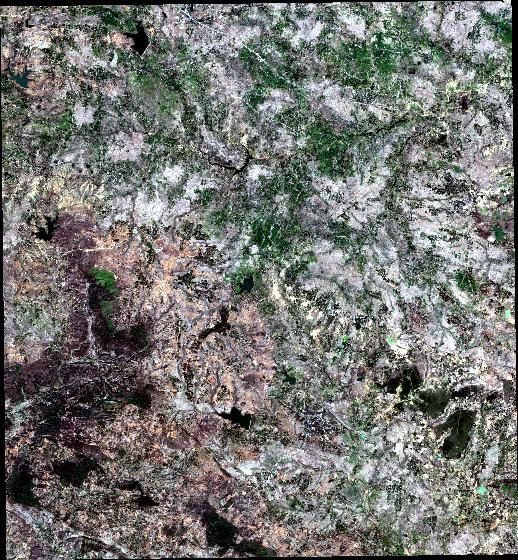
#> input picture data/02_comparison_based_on_events/event_2/compare_imgs/MON_Hasdeo_North_2022_01_slowdown.jpg, 518 x 560 px, found by its file name
$ jupyter execute --allow-errors 01_ground_truth_verification.ipynb
#> lines starting #> are read from the running program, lines starting #| are printed output that depends on the picture
[cell 1]
# =============================================================================
#  HASDEO — 4 INDEX DUAL VERIFICATION
#  JPEG (local) + GEE (online)  →  NDVI, BSI, EVI, NBR only
# =============================================================================

import subprocess, sys
subprocess.check_call([sys.executable, '-m', 'pip', 'install', '-q',
                       'earthengine-api', 'matplotlib', 'numpy', 'pandas', 'Pillow'])
#> (this line was passed over: subprocess is not available in this run)

import numpy as np
import pandas as pd
import matplotlib.pyplot as plt
from PIL import Image
from pathlib import Path
import ee, warnings
warnings.filterwarnings('ignore')

print("✅ Ready")

[cell 2]
# ██████████████████████████████████████████████████████████████████████████████
# CELL 2 — SETTINGS  ← only edit this cell
# ██████████████████████████████████████████████████████████████████████████████

GEE_PROJECT = 'ndvi-trend-481019'

# ── Your jpg folder (full path) ───────────────────────────────────────────────
JPG_FOLDER = Path(r'C:\Users\vijay\Desktop\Urban_Tree_Monitoring\data_event2')

# ── Map each label to its filename inside JPG_FOLDER ─────────────────────────
LOCAL_IMAGES = {
    'Jan 2022' : JPG_FOLDER / 'MON_Hasdeo_North_2022_01_slowdown.jpg',
    'Feb 2022' : JPG_FOLDER / 'MON_Hasdeo_North_2022_02_slowdown.jpg',
    'Mar 2022' : JPG_FOLDER / 'MON_Hasdeo_North_2022_03_slowdown.jpg',
    'Apr 2022' : JPG_FOLDER / 'MON_Hasdeo_North_2022_04_slowdown.jpg',
    'May 2022' : JPG_FOLDER / 'MON_Hasdeo_North_2022_05_slowdown.jpg',
}

# ── Same periods for GEE ──────────────────────────────────────────────────────
GEE_PERIODS = {
    'Jan 2022' : ('2022-01-01', '2022-01-31'),
    'Feb 2022' : ('2022-02-01', '2022-02-28'),
    'Mar 2022' : ('2022-03-01', '2022-03-31'),
    'Apr 2022' : ('2022-04-01', '2022-04-30'),
    'May 2022' : ('2022-05-01', '2022-05-31'),
}

ROI = [82.58, 22.40, 83.20, 22.90]
OUT = Path(r'C:\Users\vijay\Desktop\Urban_Tree_Monitoring\output')
OUT.mkdir(exist_ok=True)

LABELS = list(LOCAL_IMAGES.keys())
COLORS = ['#f4a261','#e76f51','#c1121f','#780000','#3a5a40']
print(f"✅ Periods: {LABELS}")

# quick check — show which files exist and which don't
print("\nFile check:")
for label, path in LOCAL_IMAGES.items():
    status = "✅ found" if path.exists() else "✗ NOT FOUND"
    print(f"  {status}  [{label}]  {path.name}")

[cell 3]
# ██████████████████████████████████████████████████████████████████████████████
# CELL 3 — JPEG ANALYSIS
#
#  Since JPEGs have no infrared, we approximate each index using RGB:
#
#  NDVI_approx = (G − R) / (G + R)          ← NGRDI, closest RGB proxy to NDVI
#  BSI_approx  = (R − G) / (R + G)          ← inverse of NGRDI; rises with bare soil
#  EVI_approx  = (G − R) / (G + R − B)      ← VARI, best RGB vegetation proxy
#  NBR_approx  = (2G − R − B) / (2G+R+B)   ← GLI, sensitive to greenness loss
#
#  These are NOT the same as real NDVI/BSI etc. (no infrared available in JPEG)
#  but they track the same direction — so the patterns are comparable.
# ██████████████████████████████████████████████████████████████████████████████

def analyse_jpeg(path):
    img = Image.open(path).convert('RGB')
#> img is the input picture: PIL image 518x560 RGB; mean R, G, B 116.6, 117.5, 113.8
    arr = np.array(img, dtype=np.float32) / 255.0
    R, G, B = arr[:,:,0], arr[:,:,1], arr[:,:,2]
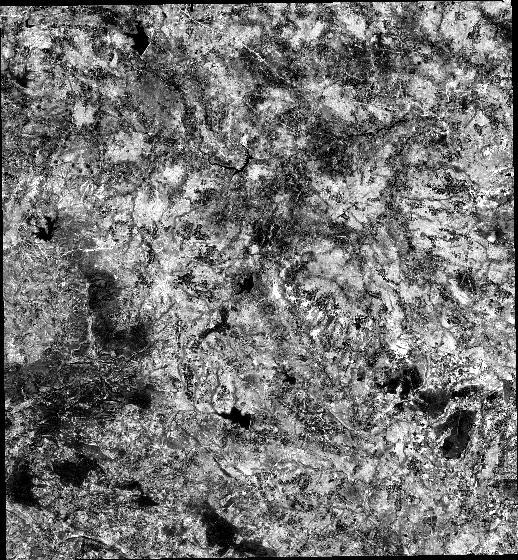
#> R: shape (560, 518) float32; min 0, max 1, mean 0.457
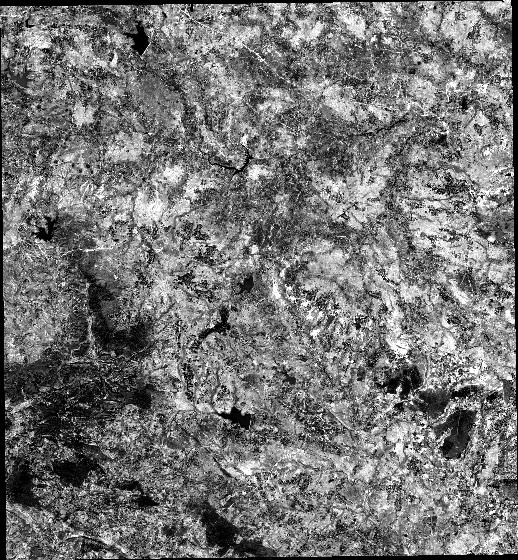
#> G: shape (560, 518) float32; min 0, max 1, mean 0.461
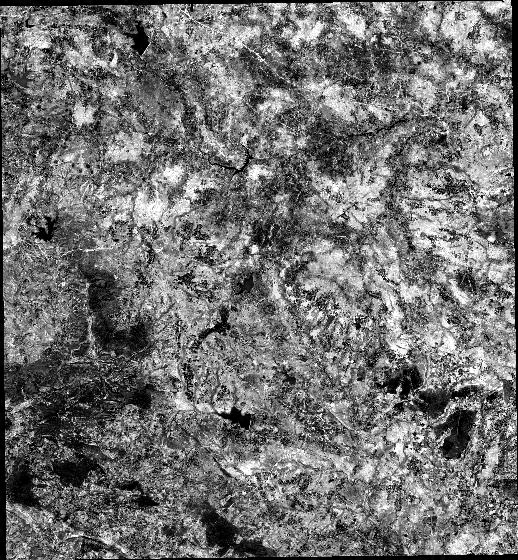
#> B: shape (560, 518) float32; min 0, max 1, mean 0.446
    eps = 1e-8

    NDVI = np.clip((G - R) / (G + R + eps), -1, 1)          # NGRDI proxy
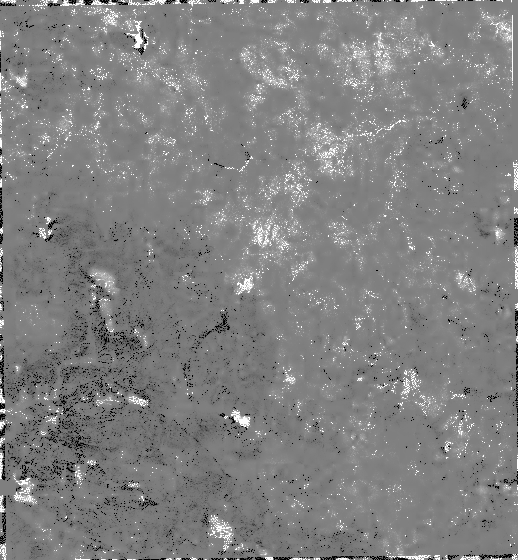
#> NDVI: shape (560, 518) float32; min -1, max 1, mean 0.0135; drawn with min black and max white
    BSI  = np.clip((R - G) / (R + G + eps), -1, 1)          # bare soil proxy
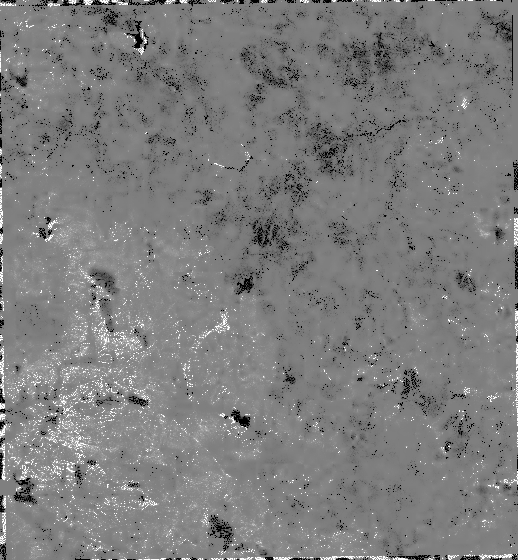
#> BSI: shape (560, 518) float32; min -1, max 1, mean -0.0135; drawn with min black and max white
    EVI  = np.clip((G - R) / (G + R - B + eps), -1, 1)      # VARI proxy
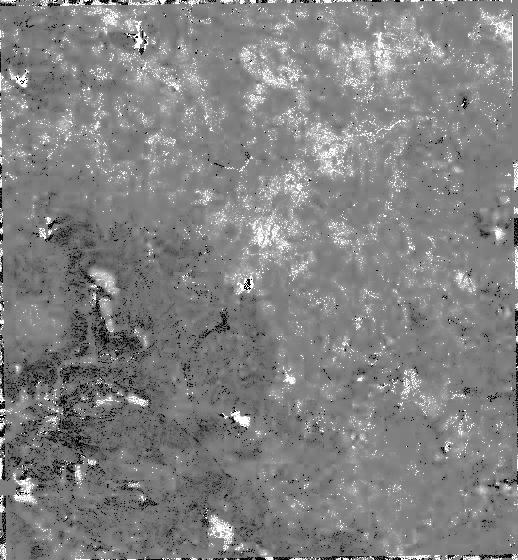
#> EVI: shape (560, 518) float32; min -1, max 1, mean 0.0205; drawn with min black and max white
    NBR  = (2*G - R - B) / (2*G + R + B + eps)              # GLI proxy

    return {
        'NDVI': round(float(np.nanmean(NDVI)), 4),
        'BSI' : round(float(np.nanmean(BSI)),  4),
        'EVI' : round(float(np.nanmean(EVI)),  4),
        'NBR' : round(float(np.nanmean(NBR)),  4),
    }

print("\n── JPEG ANALYSIS ────────────────────────────────────────────────────────")
jpeg_data = {}
for label, path in LOCAL_IMAGES.items():
    if not path.exists():
        print(f"  ✗ [{label}] NOT FOUND — fix path in CELL 2")
        continue
    r = analyse_jpeg(path)
#> r = {'NDVI': 0.0135, 'BSI': -0.0135, 'EVI': 0.0205, 'NBR': 0.017}
    jpeg_data[label] = r
    print(f"  [{label}]  NDVI={r['NDVI']:+.4f}  BSI={r['BSI']:+.4f}  "
          f"EVI={r['EVI']:+.4f}  NBR={r['NBR']:+.4f}")
#|   [Jan 2022]  NDVI=+0.0135  BSI=-0.0135  EVI=+0.0205  NBR=+0.0170
#> pass 2 of the loop `for label, path in LOCAL_IMAGES.items():`:
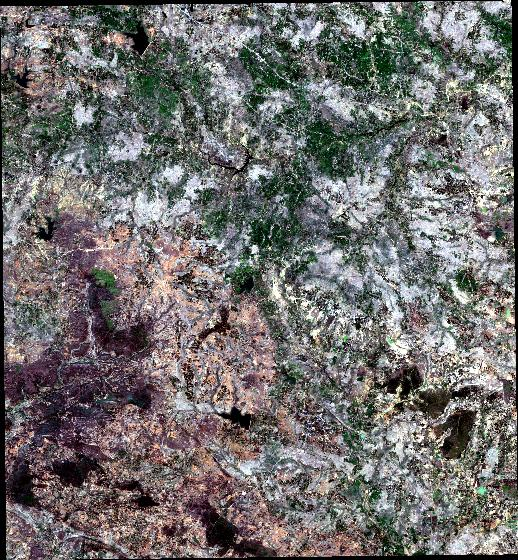
#> input picture data/02_comparison_based_on_events/event_2/compare_imgs/MON_Hasdeo_North_2022_02_slowdown.jpg, 518 x 560 px, found by its file name
#> in analyse_jpeg, img is the input picture: PIL image 518x560 RGB; mean R, G, B 112.6, 110.4, 109.6
#> in analyse_jpeg (call 2), `BSI  = np.clip((R - G) / (R + G + eps), -1, 1)`:
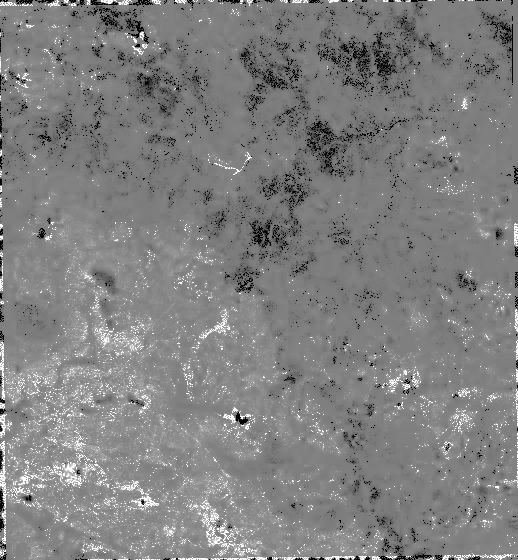
#> BSI: shape (560, 518) float32; min -1, max 1, mean 0.0108; drawn with min black and max white
#> in analyse_jpeg (call 2), `EVI  = np.clip((G - R) / (G + R - B + eps), -1, 1)`:
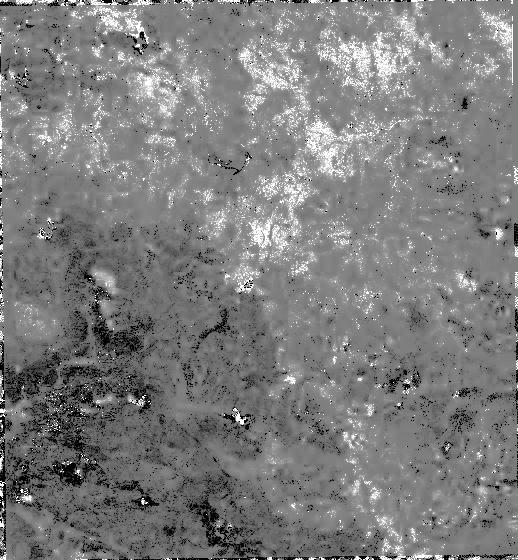
#> EVI: shape (560, 518) float32; min -1, max 1, mean -0.0161; drawn with min black and max white
#> r = {'NDVI': -0.0108, 'BSI': 0.0108, 'EVI': -0.0161, 'NBR': -0.01}
#|   [Feb 2022]  NDVI=-0.0108  BSI=+0.0108  EVI=-0.0161  NBR=-0.0100
#> pass 3 of the loop `for label, path in LOCAL_IMAGES.items():`:
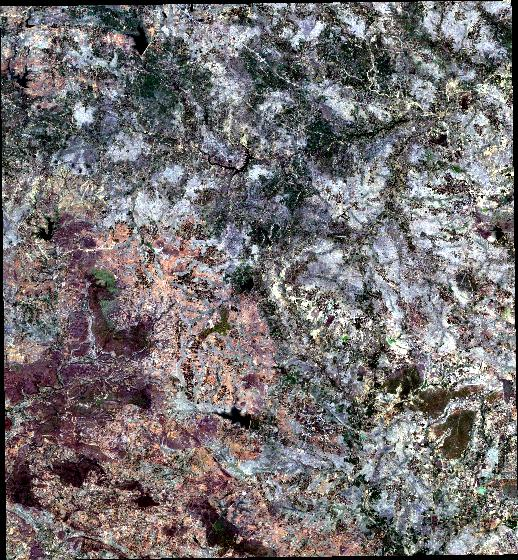
#> input picture data/02_comparison_based_on_events/event_2/compare_imgs/MON_Hasdeo_North_2022_03_slowdown.jpg, 518 x 560 px, found by its file name
#> in analyse_jpeg, img is the input picture: PIL image 518x560 RGB; mean R, G, B 117.6, 112.7, 114
#> in analyse_jpeg (call 3), `BSI  = np.clip((R - G) / (R + G + eps), -1, 1)`:
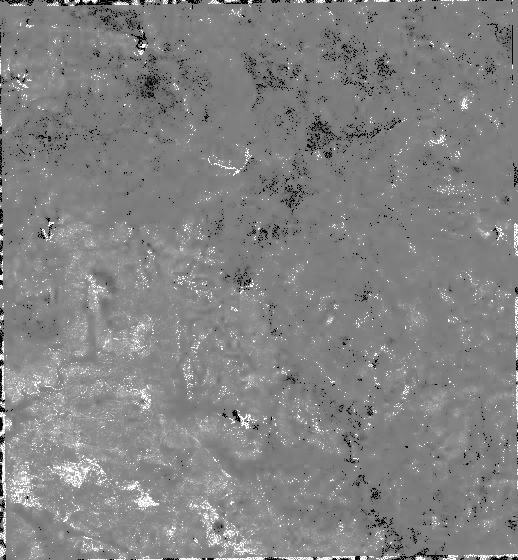
#> BSI: shape (560, 518) float32; min -1, max 1, mean 0.0297; drawn with min black and max white
#> in analyse_jpeg (call 3), `NBR  = (2*G - R - B) / (2*G + R + B + eps)`:
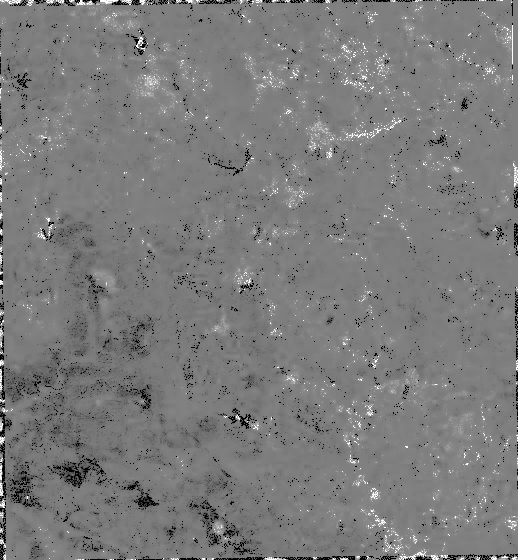
#> NBR: shape (560, 518) float32; min -1, max 1, mean -0.0295; drawn with min black and max white
#> r = {'NDVI': -0.0297, 'BSI': 0.0297, 'EVI': -0.0479, 'NBR': -0.0295}
#|   [Mar 2022]  NDVI=-0.0297  BSI=+0.0297  EVI=-0.0479  NBR=-0.0295
#> the loop made 5 passes; the first 3 are shown

df_jpeg = pd.DataFrame(jpeg_data).T
#> df_jpeg = table of 5 rows and 4 columns
df_jpeg.index.name = 'period'
df_jpeg.to_csv(OUT / 'jpeg_values.csv')
print(f"\n✅ Saved: jpeg_values.csv")

[cell 4]
# ██████████████████████████████████████████████████████████████████████████████
# CELL 4 — GEE INIT
# ██████████████████████████████████████████████████████████████████████████████

try:
    ee.Initialize(project=GEE_PROJECT)
#> (this line was passed over: ee is not available in this run)
    print("\n✅ Earth Engine ready")
except Exception:
    ee.Authenticate()
    ee.Initialize(project=GEE_PROJECT)
    print("\n✅ EE authenticated")

#> (the rest of this cell did not finish here and is left out)

[cell 5]
# ██████████████████████████████████████████████████████████████████████████████
# CELL 5 — GEE ANALYSIS (real spectral indices, no download)
# ██████████████████████████████████████████████████████████████████████████████

def mask_clouds(img):
    qa  = img.select('QA60')
    scl = img.select('SCL')
    m   = (qa.bitwiseAnd(1<<10).eq(0)
             .And(qa.bitwiseAnd(1<<11).eq(0))
             .And(scl.neq(3)).And(scl.neq(8))
             .And(scl.neq(9)).And(scl.neq(10)).And(scl.neq(11)))
    return img.updateMask(m)


def gee_indices(start, end):
    col = (ee.ImageCollection('COPERNICUS/S2_SR_HARMONIZED')
             .filterBounds(roi)
             .filterDate(start, end)
             .filter(ee.Filter.lt('CLOUDY_PIXEL_PERCENTAGE', 25))
             .select(['B2','B3','B4','B8','B11','B12','SCL','QA60'])
             .map(mask_clouds))

    n = col.size().getInfo()
    if n == 0:
        return None

    img = col.median().clip(roi)
    eps = 1e-6

    ndvi = img.normalizedDifference(['B8','B4']).rename('NDVI')
    bsi  = img.expression(
        '((B11+B4)-(B8+B2)) / ((B11+B4)+(B8+B2)+eps)',
        {'B11':img.select('B11'),'B4':img.select('B4'),
         'B8':img.select('B8'),'B2':img.select('B2'),'eps':eps}
    ).rename('BSI')
    evi  = img.expression(
        '2.5*((B8-B4)/(B8+6*B4-7.5*B2+1))',
        {'B8':img.select('B8'),'B4':img.select('B4'),'B2':img.select('B2')}
    ).rename('EVI')
    nbr  = img.normalizedDifference(['B8','B12']).rename('NBR')

    means = (ndvi.addBands([bsi, evi, nbr])
                 .reduceRegion(ee.Reducer.mean(), roi, 30,
                               maxPixels=1e10, bestEffort=True)
                 .getInfo())
    return {
        'NDVI': round(means.get('NDVI', np.nan), 4),
        'BSI' : round(means.get('BSI',  np.nan), 4),
        'EVI' : round(means.get('EVI',  np.nan), 4),
        'NBR' : round(means.get('NBR',  np.nan), 4),
    }

print("\n── GEE ANALYSIS ─────────────────────────────────────────────────────────")
gee_data = {}
#> (the rest of this cell did not finish here and is left out)

[cell 6]
# ██████████████████████████████████████████████████████████████████████████████
# CELL 6 — GRAPHS + VALUE TABLE
#
#  One figure — 4 panels (one per index)
#  Each panel has TWO bars per month:
#    Dark bar   = GEE (real Sentinel-2 spectral index)
#    Light bar  = JPEG (RGB approximation)
#  Same scale, directly comparable.
# ██████████████████████████████████████████████████████████████████████████████

common = [l for l in LABELS if l in jpeg_data and l in gee_data]
#> common = []
x      = np.arange(len(common))
#> x = empty array
bw     = 0.35
clrs   = COLORS[:len(common)]
#> clrs = []

INDICES = ['NDVI', 'BSI', 'EVI', 'NBR']
TITLES  = {
    'NDVI': 'NDVI — Vegetation Density\nHigher = more forest | Drops when cleared',
    'BSI' : 'BSI — Bare Soil Index\nHigher = more exposed soil after clearing',
    'EVI' : 'EVI — Enhanced Vegetation Index\nDrops with canopy loss',
    'NBR' : 'NBR — Disturbance Ratio\nDrops after logging / clearing',
}

fig, axes = plt.subplots(2, 2, figsize=(14, 9))
fig.suptitle(
    'Hasdeo Forest — NDVI, BSI, EVI, NBR\n'
    'Dark bar = GEE Sentinel-2 (real infrared)  |  '
    'Light bar = Local JPEG (RGB approximation)\n'
    'Jan–May 2022',
    fontsize=13, fontweight='bold'
)

for ax, idx in zip(axes.flat, INDICES):
    gee_vals  = [gee_data[l][idx]  for l in common]
    jpeg_vals = [jpeg_data[l][idx] for l in common]

    # GEE bars — solid, dark edge
    b1 = ax.bar(x - bw/2, gee_vals, bw,
                color=clrs, alpha=0.95,
                edgecolor='black', linewidth=1.2,
                label='GEE (Sentinel-2)')

    # JPEG bars — hatched, lighter
    b2 = ax.bar(x + bw/2, jpeg_vals, bw,
                color=clrs, alpha=0.45,
                edgecolor='black', linewidth=1.2,
                hatch='////', label='JPEG (RGB proxy)')

    # Value labels
    for bar, v in zip(b1, gee_vals):
        ax.text(bar.get_x() + bar.get_width()/2,
                bar.get_height() + 0.003,
                f'{v:.3f}', ha='center', va='bottom',
                fontsize=8, fontweight='bold', color='black')

    for bar, v in zip(b2, jpeg_vals):
        ax.text(bar.get_x() + bar.get_width()/2,
                bar.get_height() + 0.003,
                f'{v:.3f}', ha='center', va='bottom',
                fontsize=8, color='#333333')

    ax.set_xticks(x)
    ax.set_xticklabels(common, fontsize=9)
    ax.set_title(TITLES[idx], fontsize=9, pad=6)
    ax.set_ylabel('Index value', fontsize=9)
    ax.axhline(0, color='black', linewidth=0.6, linestyle='--')
    ax.grid(True, alpha=0.2, axis='y')
    ax.legend(fontsize=8)

plt.tight_layout()
fig.savefig(OUT / 'hasdeo_4index_comparison.png', dpi=150, bbox_inches='tight')
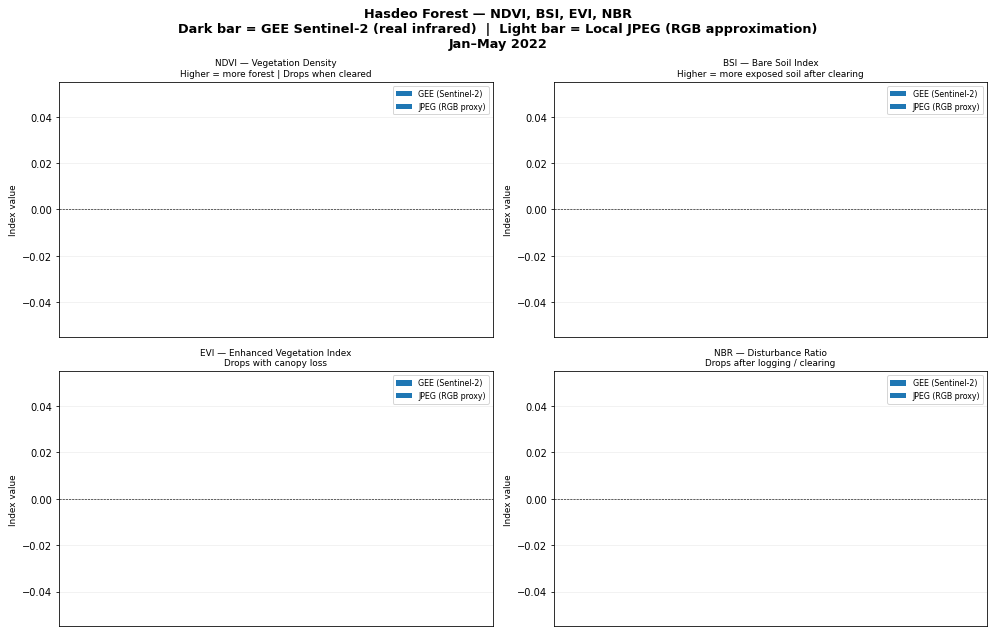
#> figure drawn by matplotlib, 4 panels
plt.show()
print("✅ Saved: hasdeo_4index_comparison.png")

[cell 7]
# ██████████████████████████████████████████████████████████████████████████████
# CELL 7 — PRINTED VALUE TABLE + VERDICT
# ██████████████████████████████████████████████████████████████████████████████

print("\n" + "=" * 70)
print("  VALUE TABLE")
print("=" * 70)
print(f"\n  {'Period':<12}  {'NDVI':>10}  {'BSI':>10}  {'EVI':>10}  {'NBR':>10}")
print(f"  {'─'*12}  {'─'*10}  {'─'*10}  {'─'*10}  {'─'*10}")

for source, data in [('GEE', gee_data), ('JPEG', jpeg_data)]:
    print(f"\n  [{source}]")
    for l in LABELS:
        if l not in data:
            continue
        d = data[l]
        print(f"  {l:<12}  {d['NDVI']:>10.4f}  {d['BSI']:>10.4f}  "
              f"{d['EVI']:>10.4f}  {d['NBR']:>10.4f}")
#> this loop made 2 passes
#> source on passes 1 to 2: 'GEE', 'JPEG'
#|   [GEE]
#|   [JPEG]
#|   Jan 2022          0.0135     -0.0135      0.0205      0.0170
#|   Feb 2022         -0.0108      0.0108     -0.0161     -0.0100
#|   Mar 2022         -0.0297      0.0297     -0.0479     -0.0295
#|   Apr 2022         -0.0904      0.0904     -0.1397     -0.0639
#|   May 2022         -0.0971      0.0971     -0.1574     -0.0846

# Save combined
rows = []
for l in LABELS:
    row = {'Period': l}
    for idx in INDICES:
        row[f'GEE_{idx}']  = gee_data.get(l,  {}).get(idx, '')
        row[f'JPEG_{idx}'] = jpeg_data.get(l, {}).get(idx, '')
    rows.append(row)
#> after the loop, rows = 5 items
pd.DataFrame(rows).to_csv(OUT / 'combined_values.csv', index=False)
print(f"\n✅ Saved: combined_values.csv")

# Verdict
print("\n" + "=" * 70)
print("  VERDICT")
print("=" * 70)

gee_ndvi_vals  = [gee_data[l]['NDVI']  for l in common]
#> gee_ndvi_vals = []
gee_bsi_vals   = [gee_data[l]['BSI']   for l in common]
#> gee_bsi_vals = []
jpeg_ndvi_vals = [jpeg_data[l]['NDVI'] for l in common]
#> jpeg_ndvi_vals = []

#> (the rest of this cell did not finish here and is left out)
